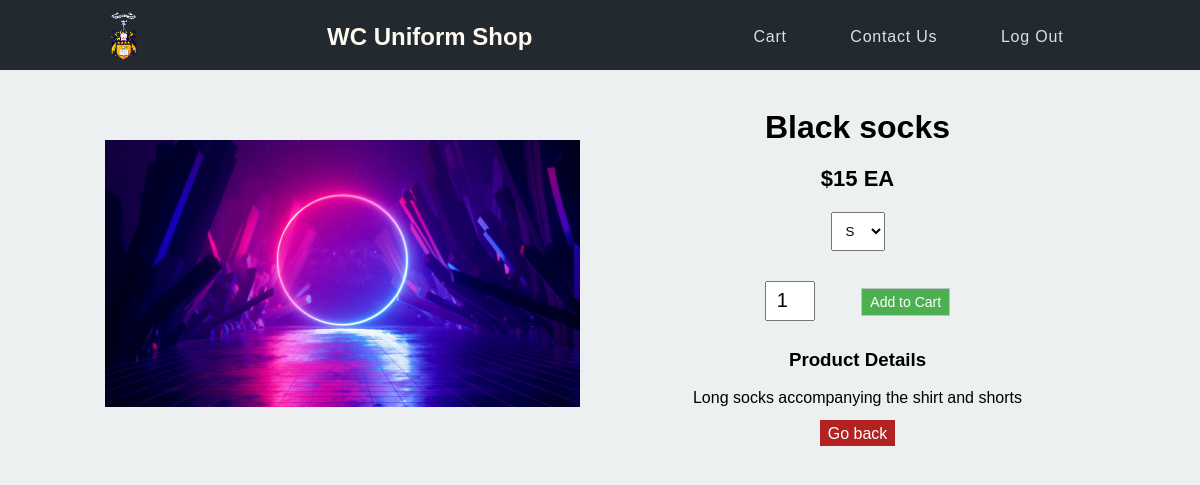
The app's page /viewitem/3/junioruniform (signed in) with its own data.
### tables this page shows
CREATE TABLE "juniorUniform"
(
	id integer
		constraint uniforms_pk
			primary key autoincrement,
	name varchar(30),
	size varchar(30),
	image varchar(30),
	price decimal(5,2),
	description varchar(300)
);

### app.py (the view, shortened to what this page needs)
@app.route('/viewitem/<productid>/<uniformType>')
def viewitem(productid,uniformType):
    if uniformType == 'junioruniform':
        query = """SELECT name, size, image, price, description FROM juniorUniform WHERE id = ? """
        con = create_connection(DB_NAME)
        cur = con.cursor()
        cur.execute(query, (productid,))
        product_data = cur.fetchall()
        size = product_data[0][1].split(",")
        con.close()
        return render_template('viewproduct.html',productData = product_data,logged_in=is_logged_in(),sizes=size,uniform=uniformType)

### app.py (called while the page is built)
def create_connection(db_file):
    try:
        connection = sqlite3.connect(db_file)
        return connection
    except Error as e:
        print(e)
    return None

def is_logged_in():
    if session.get("email") is None:
        return False
    else:
        return True

### templates/viewproduct.html (shortened to what this page needs)
{% extends 'base.html' %}
{% block main %}
<div class = 'productContainer'>
    <div class = smallContainer>
        <div class = viewitem>
            <div class = productinfo>
                <img src = {{url_for('static', filename = 'images/python-test.jpg')}} class = 'productimage' alt="Product image">
            </div>
            <div class = productinfo>
                {%if uniform == "junioruniform"%}
                    {% for juniorUniform in productData %}
                    <h1>{{juniorUniform[0]}}</h1>
                    <h4>${{ juniorUniform[3] }} EA</h4>
                    <select>
                        {% for sizeType in sizes %}
                            <option>{{sizeType}} </option>
                        {%endfor%}
                    </select>
                    <div class = test>
                    <input type = 'number' value = '1'>
                    <a href="" class = button-vproduct>Add to Cart</a>
                    </div>
                    <h3>Product Details</h3>
                    <br>
                    <p>{{ juniorUniform[4] }}</p>
                    {% endfor %}
                    <br>
                    <a href="/juniorUniform" class = return-button>Go back</a>
                {%endif%}
            </div>
        </div>
    </div>
</div>
{% endblock %}

### static/css/mystyles.css (style rules this page uses)
* { margin: 0; padding: 0; box-sizing: border-box; font-family: sans-serif; }
body { background-color: rgba(236, 240, 241, 1.0); }
.productContainer { margin: auto; max-width: 1080px; padding: 0 25px; }
.viewitem { display: flex; align-items: center; flex-wrap: wrap; justify-content: space-around; }
.productinfo { flex-basis: 50%; min-width: 300px; padding: 20px; text-align: center; }
.productinfo img { max-width: 100%; padding: 50px 0; }
.smallContainer h4 { margin: 20px 0; font-size: 22px; font-weight: bold; }
.smallContainer select { display: block; padding: 10px; margin:auto; }
.smallContainer input { width: 50px; height: 40px; padding-left: 10px; font-size: 20px; margin-top: 1.5em; }
.smallContainer h3 { margin-top: 1.5em; }
.button-vproduct { background-color: #4CAF50; border: 1px solid rgba(189, 195, 199, 1.0); color: white; padding: 0.3rem 0.5rem; text-align: center; text-decoration: none; display: inline-block; font-size: 14px; border: 1px solid rgba(189, 195, 199, 1.0); margin-left: 3em; }
.return-button { background-color: firebrick; color: white; padding: 0.3rem 0.5rem; text-align: center; text-decoration: none; }
@media (min-width: 850px) { .productContainer { margin: auto; max-width: 1080px; padding: 0 25px; } }
@media (min-width: 850px) { .viewitem { display: flex; align-items: center; flex-wrap: wrap; justify-content: space-around; } }
@media (min-width: 850px) { .productinfo { flex-basis: 50%; min-width: 300px; padding: 20px; text-align: center; } }
@media (min-width: 850px) { .productinfo img { max-width: 100%; padding: 50px 0; } }
@media (min-width: 850px) { .smallContainer h4 { margin: 20px 0; font-size: 22px; font-weight: bold; } }
@media (min-width: 850px) { .smallContainer select { display: block; padding: 10px; margin:auto; } }
@media (min-width: 850px) { .smallContainer input { width: 50px; height: 40px; padding-left: 10px; font-size: 20px; margin-top: 1.5em; } }
@media (min-width: 850px) { .smallContainer h3 { margin-top: 1.5em; } }

### records on screen
juniorUniform: name "Black socks", price "15", description "Long socks accompanying the shirt and shorts"

### other values on screen
form field value "S"
